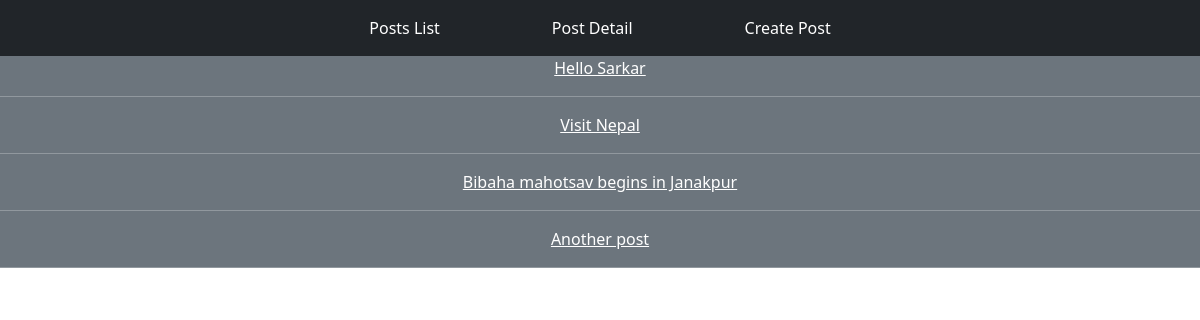
/post_list/, run on the app's committed database.
### blog_app/models.py (models this page shows)
class Post(models.Model):
    title = models.CharField(max_length=100)
    content = models.TextField(max_length=1000)
    author = models.CharField(max_length=30)
    published_date = models.DateField(editable=False, default=django.utils.timezone.now)
    class Meta:
        unique_together = ('title', 'content', 'author')
    def __str__(self):
        return self.title

### blog_app/views.py (the view)
# urls.py: path('post_list/', views.show_posts_list, name='post_list'),
def show_posts_list(request):
    posts = Post.objects.all()
    return render(request, 'blog_app/post_list.html', {'posts':posts})

### blog_app/templates/blog_app/post_list.html
{% extends "blog_app/base.html" %}
{% block main-content %}
<div class='text-center bg-secondary text-white'>
{% if posts %}
{% for post in posts %}
<a href="{% url "post_detail" %}" class='text-white'> {{post}} </a>
<hr>
{% endfor %}
{% endif %}
</div>
{% endblock main-content %}

### data on the page
Post: title "Hello Sarkar"
Post: title "Visit Nepal"
Post: title "Bibaha mahotsav begins in Janakpur"
Post: title "Another post"
